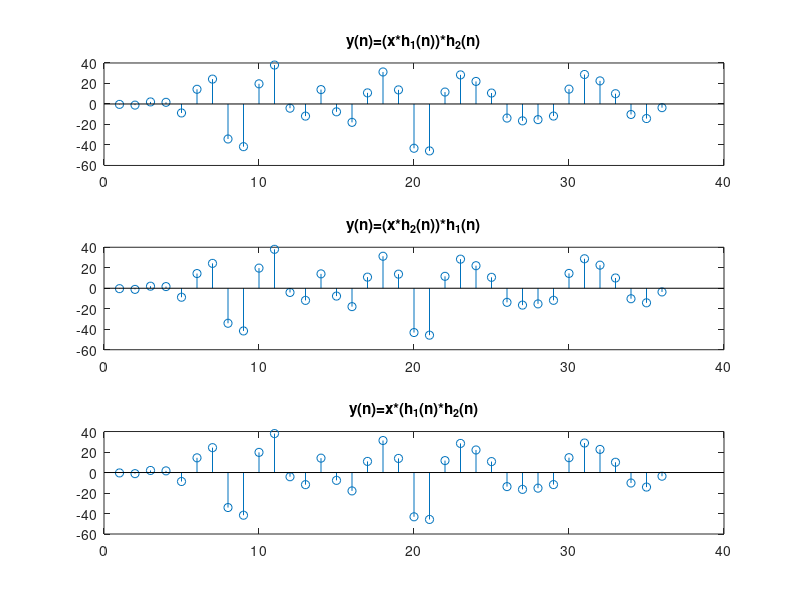

MATLAB code for this plot:
% Bai 2.17 Kiem tra tinh giao hoan va ket hop
h1=[1 2 -2 -3];
h2=[-2 0 3 1];
h=conv(h1,h2);
N=30;
x=randn(1,N);
y11=conv(x,h1);
y1=conv(y11,h2);
y21=conv(x,h2);
y2=conv(y21,h1);
y=conv(x,h);
subplot(311),stem(y1);
title('y(n)=(x*h_1(n))*h_2(n)');
subplot(312),stem(y2);
title('y(n)=(x*h_2(n))*h_1(n)');
subplot(313),stem(y);
title('y(n)=x*(h_1(n)*h_2(n)');